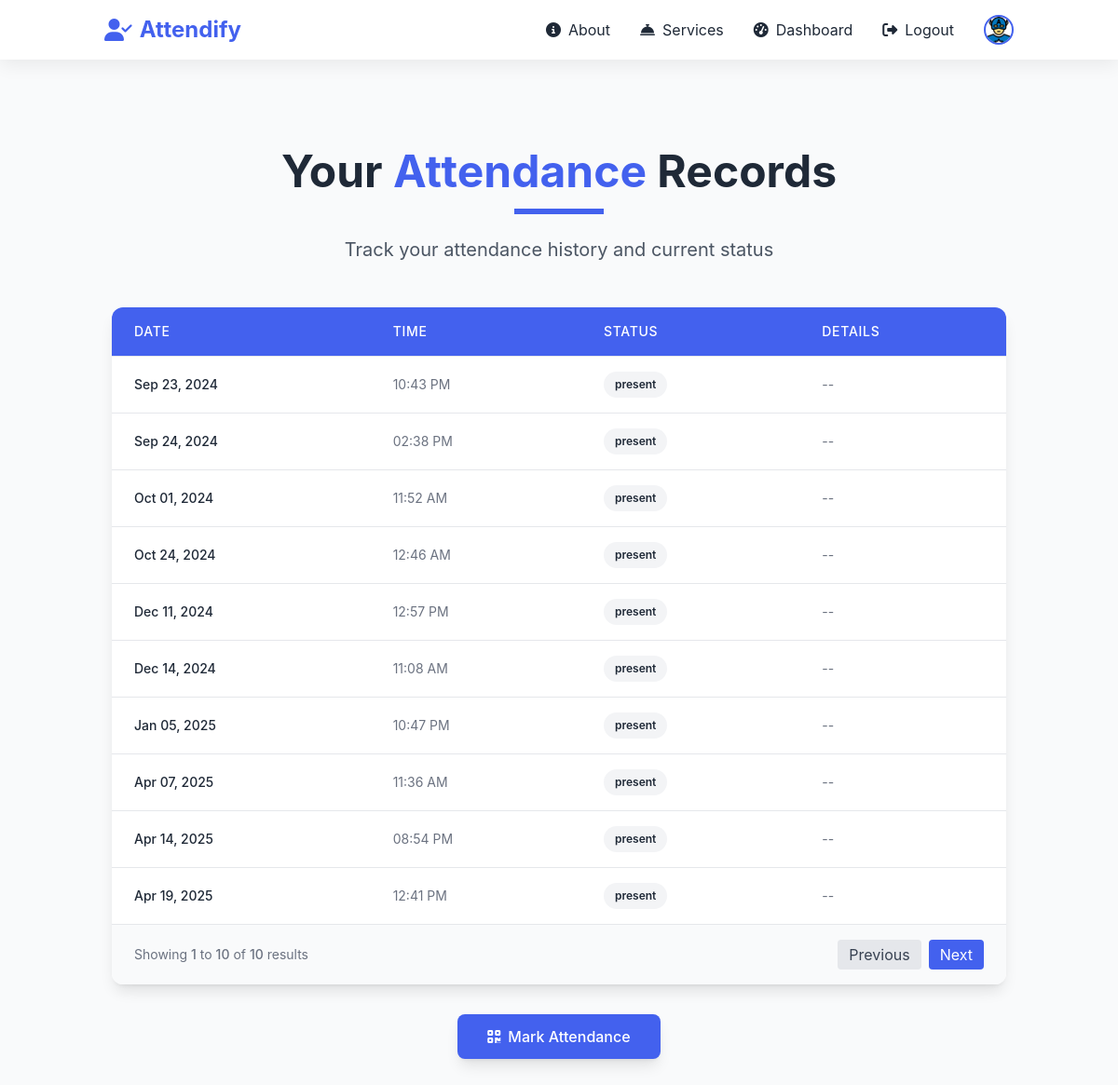
The app's page /check_your_attendance/ (signed in) with its own data.
### attendance/models.py (models this page shows, shortened)
class Attendance(models.Model):
    user = models.ForeignKey(User, on_delete=models.CASCADE)  # Link to the user
    timestamp = models.DateTimeField(auto_now_add=True)  # Automatically records the time of attendance
    status = models.CharField(max_length=20, choices= [('Absent', 'Absent'), ('Present', 'Present')], default='Absent')

### attendance/views.py (the view)
# urls.py: path("check_your_attendance/", views.check_your_attendance, name="check_your_attendance"),
def check_your_attendance(request):
    if request.user.is_authenticated:
        attendance_records = Attendance.objects.filter(user=request.user)
        return render(request, 'attendance/check_your_attendance.html', {'attendance_records': attendance_records})
    else:
        return redirect('login')

### templates/attendance/check_your_attendance.html (shortened to what this page needs)
{% extends 'base.html' %}
{% block content %}
<section class="attendance-section py-16 px-4 bg-gray-50 min-h-screen">
    <div class="max-w-7xl mx-auto">
        <div class="text-center mb-12 animate__animated animate__fadeIn">
            <h1 class="text-4xl md:text-5xl font-bold text-gray-800 mb-4">Your <span class="text-primary-500">Attendance</span> Records</h1>
            <div class="w-24 h-1.5 bg-primary-500 mx-auto mb-6"></div>
            <p class="text-xl text-gray-600 max-w-2xl mx-auto">Track your attendance history and current status</p>
        </div>
        <div class="bg-white rounded-xl shadow-lg overflow-hidden animate__animated animate__fadeInUp">
            <div class="overflow-x-auto">
                <table class="min-w-full divide-y divide-gray-200">
                    <thead class="bg-primary-500 text-white">
                        <tr>
                            <th scope="col" class="px-6 py-4 text-left text-sm font-medium uppercase tracking-wider">
                                Date
                            </th>
                            <th scope="col" class="px-6 py-4 text-left text-sm font-medium uppercase tracking-wider">
                                Time
                            </th>
                            <th scope="col" class="px-6 py-4 text-left text-sm font-medium uppercase tracking-wider">
                                Status
                            </th>
                            <th scope="col" class="px-6 py-4 text-left text-sm font-medium uppercase tracking-wider">
                                Details
                            </th>
                        </tr>
                    </thead>
                    <tbody class="bg-white divide-y divide-gray-200">
                        {% for record in attendance_records %}
                        <tr class="hover:bg-gray-50 transition-colors duration-200">
                            <td class="px-6 py-4 whitespace-nowrap text-sm font-medium text-gray-800">
                                {{ record.timestamp|date:"M d, Y" }}
                            </td>
                            <td class="px-6 py-4 whitespace-nowrap text-sm text-gray-500">
                                {{ record.timestamp|time:"h:i A" }}
                            </td>
                            <td class="px-6 py-4 whitespace-nowrap">
                                <span class="px-3 py-1 inline-flex text-xs leading-5 font-semibold rounded-full
                                    {% if record.status == 'Present' %}bg-green-100 text-green-800
                                    {% elif record.status == 'Absent' %}bg-red-100 text-red-800
                                    {% elif record.status == 'Late' %}bg-yellow-100 text-yellow-800
                                    {% else %}bg-gray-100 text-gray-800{% endif %}">
                                    {{ record.status }}
                                </span>
                            </td>
                            <td class="px-6 py-4 whitespace-nowrap text-sm text-gray-500">
                                {% if record.notes %}{{ record.notes }}{% else %}--{% endif %}
                            </td>
                        </tr>
                        {% empty %}
                        <tr>
                            <td colspan="4" class="px-6 py-4 text-center text-gray-500">
                                No attendance records found
                            </td>
                        </tr>
                        {% endfor %}
                    </tbody>
                </table>
            </div>
            {% if attendance_records %}
            <div class="px-6 py-4 bg-gray-50 border-t border-gray-200 flex items-center justify-between">
                <div class="text-sm text-gray-500">
                    Showing <span class="font-medium">1</span> to <span class="font-medium">10</span> of <span class="font-medium">{{ attendance_records|length }}</span> results
                </div>
                <div class="flex space-x-2">
                    <button class="px-3 py-1 bg-gray-200 text-gray-700 rounded hover:bg-gray-300 transition-colors">
                        Previous
                    </button>
                    <button class="px-3 py-1 bg-primary-500 text-white rounded hover:bg-primary-600 transition-colors">
                        Next
                    </button>
                </div>
            </div>
            {% endif %}
        </div>
        <div class="mt-8 flex flex-col sm:flex-row justify-center gap-4 animate__animated animate__fadeInUp">
            <a href="{% url 'mark_attendance' %}" class="px-8 py-3 bg-primary-500 hover:bg-primary-600 text-white font-medium rounded-lg shadow-lg transition-all duration-300 transform hover:-translate-y-1 flex items-center justify-center">
                <i class="fas fa-qrcode mr-2"></i> Mark Attendance
            </a>
        </div>
    </div>
</section>
{% endblock %}

### templates/base.html (shortened to what this page needs)
<!DOCTYPE html>
<html lang="en">
    <head>
        {% load static %}
        <link rel="stylesheet" href="https://cdnjs.cloudflare.com/ajax/libs/animate.css/4.1.1/animate.min.css" />
        <link rel="stylesheet" href="https://cdnjs.cloudflare.com/ajax/libs/font-awesome/6.4.0/css/all.min.css">
        <script src="https://cdn.tailwindcss.com"></script>
    </head>
    <body class="text-gray-800">
        <header>
            <nav id="navbar" class="bg-white text-gray-800 py-4 fixed w-full top-0 z-50 transition-slow">
                <div class="container mx-auto flex justify-between items-center px-6">
                    <a href="{% url 'index' %}" class="text-2xl font-bold text-primary-500 hover:text-primary-600 transition duration-300 flex items-center">
                        <i class="fas fa-user-check mr-2"></i>
                        <span class="animate__animated animate__fadeIn">Attendify</span>
                    </a>
                    <ul id="menu-links" class="hidden md:flex space-x-8 items-center animate__animated animate__fadeIn">
                        <li><a href="{% url 'about' %}" class="hover:text-primary-500 transition duration-300 flex items-center">
                            <i class="fas fa-info-circle mr-2"></i> About
                        </a></li>
                        <li><a href="{% url 'services' %}" class="hover:text-primary-500 transition duration-300 flex items-center">
                            <i class="fas fa-concierge-bell mr-2"></i> Services
                        </a></li>
                        {% if user.is_authenticated %}
                            {% if user.is_superuser %}
                            <li><a href="{% url 'dashboard' %}" class="hover:text-primary-500 transition duration-300 flex items-center">
                                <i class="fas fa-tachometer-alt mr-2"></i> Dashboard
                            </a></li>
                            {% endif %}
                            <li><a href="{% url 'logout' %}" class="hover:text-primary-500 transition duration-300 flex items-center">
                                <i class="fas fa-sign-out-alt mr-2"></i> Logout
                            </a></li>
                            <li><a href="{% url 'profile' user.id %}" class="hover:text-primary-500 transition duration-300 flex items-center">
                                <img src="{% static 'img/profile_icon.png' %}" alt="Profile Icon" class="w-8 h-8 rounded-full border-2 border-primary-500 hover:border-primary-600 transition">
                            </a></li>
                        {% else %}
                            <li><a href="{% url 'login' %}" class="bg-primary-500 hover:bg-primary-600 text-white px-4 py-2 rounded-lg transition duration-300 flex items-center animate__animated animate__pulse animate__infinite animate__slower">
                                <i class="fas fa-sign-in-alt mr-2"></i> Login
                            </a></li>
                        {% endif %}
                    </ul>
                </div>
            </nav>
        </header>
        <main id="main-content" class="container mx-auto px-4 py-8 mt-16">
            {% block content %}
            {% endblock %}
        </main>
    </body>
</html>

### templates/base.html (style rules this page uses)
body { background-color: #f9fafb; font-family: 'Inter', sans-serif; }
nav { box-shadow: 0 4px 20px rgba(0, 0, 0, 0.08); transition: all 0.3s ease; }
.transition-slow { transition: all 0.5s ease; }

### records on screen
Attendance: timestamp "Sep 23, 2024", timestamp "10:43 PM", status "present"
Attendance: timestamp "Sep 24, 2024", timestamp "02:38 PM", status "present"
Attendance: timestamp "Oct 01, 2024", timestamp "11:52 AM", status "present"
Attendance: timestamp "Oct 24, 2024", timestamp "12:46 AM", status "present"
Attendance: timestamp "Dec 11, 2024", timestamp "12:57 PM", status "present"
Attendance: timestamp "Dec 14, 2024", timestamp "11:08 AM", status "present"
Attendance: timestamp "Jan 05, 2025", timestamp "10:47 PM", status "present"
Attendance: timestamp "Apr 07, 2025", timestamp "11:36 AM", status "present"
Attendance: timestamp "Apr 14, 2025", timestamp "08:54 PM", status "present"
Attendance: timestamp "Apr 19, 2025", timestamp "12:41 PM", status "present"

### other values on screen
{{ attendance_records|length }} "10"
